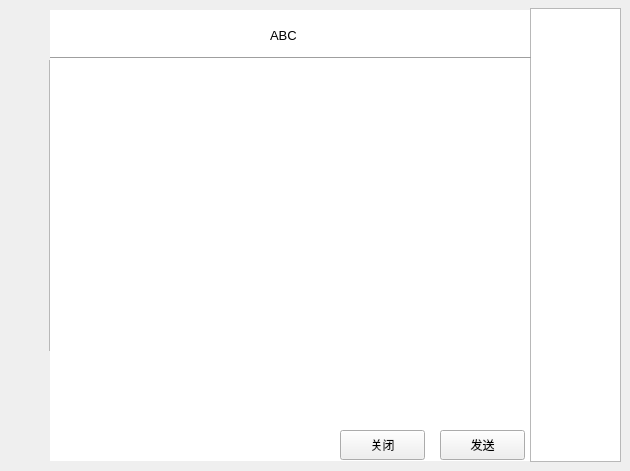
    <widget class="QWidget" name="page_8">
     <widget class="QTextBrowser" name="textBrowser">
      <property name="geometry">
       <rect>
        <x>49</x>
        <y>60</y>
        <width>483</width>
        <height>291</height>
       </rect>
      </property>
     </widget>
     <widget class="QWidget" name="widget_3" native="true">
      <property name="geometry">
       <rect>
        <x>50</x>
        <y>10</y>
        <width>481</width>
        <height>51</height>
       </rect>
      </property>
      <property name="styleSheet">
       <string notr="true">background-color: rgb(255, 255, 255);</string>
      </property>
      <widget class="QLabel" name="label_43">
       <property name="geometry">
        <rect>
         <x>220</x>
         <y>10</y>
         <width>41</width>
         <height>31</height>
        </rect>
       </property>
       <property name="font">
        <font>
         <pointsize>10</pointsize>
        </font>
       </property>
       <property name="text">
        <string>ABC</string>
       </property>
      </widget>
     </widget>
     <widget class="QWidget" name="widget_4" native="true">
      <property name="geometry">
       <rect>
        <x>50</x>
        <y>350</y>
        <width>481</width>
        <height>111</height>
       </rect>
      </property>
      <property name="styleSheet">
       <string notr="true">QWidget#widget_4(border:1px  solid  gray;)
background-color: rgb(255, 255, 255);</string>
      </property>
      <widget class="QTextEdit" name="textEdit">
       <property name="geometry">
        <rect>
         <x>0</x>
         <y>0</y>
         <width>481</width>
         <height>111</height>
        </rect>
       </property>
       <property name="styleSheet">
        <string notr="true">border:none;</string>
       </property>
      </widget>
      <widget class="QWidget" name="widget_8" native="true">
       <property name="geometry">
        <rect>
         <x>0</x>
         <y>80</y>
         <width>481</width>
         <height>32</height>
        </rect>
       </property>
       <property name="styleSheet">
        <string notr="true">boeder:none;</string>
       </property>
       <widget class="QPushButton" name="pushButton_13">
        <property name="geometry">
         <rect>
          <x>290</x>
          <y>0</y>
          <width>85</width>
          <height>30</height>
         </rect>
        </property>
        <property name="text">
         <string>关闭</string>
        </property>
       </widget>
       <widget class="QPushButton" name="pushButton_15">
        <property name="geometry">
         <rect>
          <x>390</x>
          <y>0</y>
          <width>85</width>
          <height>30</height>
         </rect>
        </property>
        <property name="text">
         <string>发送</string>
        </property>
       </widget>
      </widget>
      <widget class="QLabel" name="label_47">
       <property name="geometry">
        <rect>
         <x>400</x>
         <y>10</y>
         <width>25</width>
         <height>25</height>
        </rect>
       </property>
       <property name="text">
        <string/>
       </property>
      </widget>
      <widget class="QLabel" name="label_48">
       <property name="geometry">
        <rect>
         <x>450</x>
         <y>10</y>
         <width>25</width>
         <height>25</height>
        </rect>
       </property>
       <property name="text">
        <string/>
       </property>
      </widget>
     </widget>
     <widget class="QListWidget" name="listWidget_2">
      <property name="geometry">
       <rect>
        <x>530</x>
        <y>8</y>
        <width>91</width>
        <height>454</height>
       </rect>
      </property>
     </widget>
     <widget class="QLabel" name="label_44">
      <property name="geometry">
       <rect>
        <x>400</x>
        <y>60</y>
        <width>25</width>
        <height>25</height>
       </rect>
      </property>
      <property name="text">
       <string/>
      </property>
     </widget>
     <widget class="QLabel" name="label_45">
      <property name="geometry">
       <rect>
        <x>450</x>
        <y>60</y>
        <width>25</width>
        <height>25</height>
       </rect>
      </property>
      <property name="text">
       <string/>
      </property>
     </widget>
     <widget class="QLabel" name="label_46">
      <property name="geometry">
       <rect>
        <x>495</x>
        <y>60</y>
        <width>25</width>
        <height>25</height>
       </rect>
      </property>
      <property name="text">
       <string/>
      </property>
     </widget>
     <widget class="Line" name="line">
      <property name="geometry">
       <rect>
        <x>50</x>
        <y>50</y>
        <width>481</width>
        <height>16</height>
       </rect>
      </property>
      <property name="orientation">
       <enum>Qt::Orientation::Horizontal</enum>
      </property>
     </widget>
    </widget>
